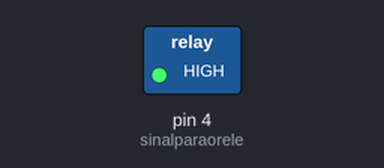
This sketch was run on a simulated Arduino Uno, built with avr-gcc and run on an emulated ATmega328P. Shown: switched loads named in the sketch (green lamp = pin HIGH).

Above: at 2.5 s.
At 7.5 s:
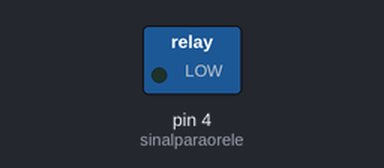
Timing chart, 0 to 13.0 s (numbered marks = the images above):
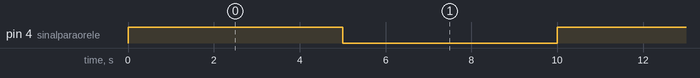

The sketch:

modulo_rele.ino
```cpp
int sinalparaorele = 4;
void setup(){
//Define o pino como saída
pinMode(sinalparaorele, OUTPUT);
}
void loop(){
digitalWrite(sinalparaorele, HIGH); //Aciona o rele
delay(5000);
digitalWrite(sinalparaorele, LOW); //Desliga o rele
delay(5000);
}
```

Measured:
- by itself, pin 4 (sinalparaorele): alternates HIGH for 5.0 s and LOW for 5.0 s
